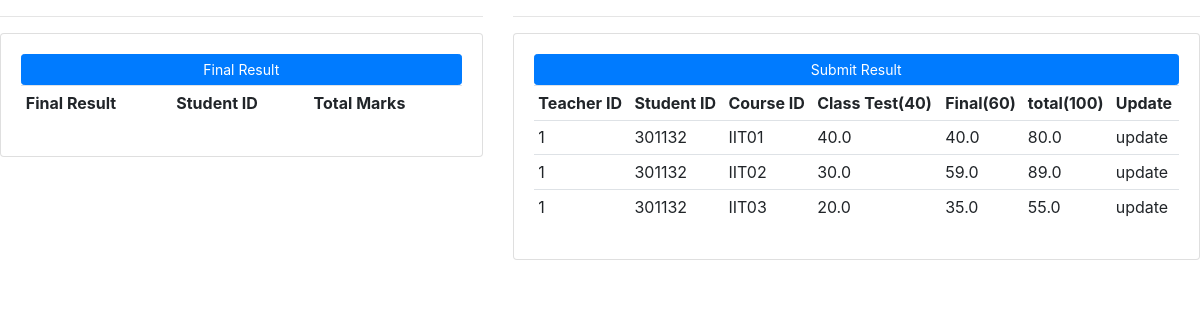
The app's page / (signed in) with its own data.
### result/models.py (models this page shows, shortened)
class ResultSubmission(models.Model):
    STUDENT_ID = (
        ('201132', '201132'),
        ('301132', '301132'),
        ('401132', '401132'),
        ('501132', '501132'),
        ('601132', '601132'),
    )
    COURSE_ID = (
        ('IIT01', 'IIT01'),
        ('IIT02', 'IIT02'),
        ('IIT03', 'IIT03'),
    )
    student_id = models.CharField(max_length=200, null=True, choices=STUDENT_ID)
    course_id = models.CharField(max_length=200, null=True, choices=COURSE_ID)
    class_test_mark = models.FloatField(null=True)
    final_mark = models.FloatField(null=True)
    date_created = models.DateTimeField(auto_now_add=True, null=True)

### result/views.py (the view)
# urls.py: path('', views.home)
def home(request):
    results = ResultSubmission.objects.all().annotate(total_mark=F('class_test_mark') + F('final_mark'))
    current_user = request.user
    teacher_id = current_user.id
    context = {'results': results, 'teacher_id': teacher_id}
    return render(request, 'result/home.html', context)

### result/templates/result/home.html (shortened to what this page needs)
<!DOCTYPE html>
<html>
<head>
	<link rel="stylesheet" href="https://stackpath.bootstrapcdn.com/bootstrap/4.3.1/css/bootstrap.min.css">
<body>
<div class="row">
	<div class="col-md-5">
		<hr>
		<div class="card card-body">
			<a class="btn btn-primary  btn-sm btn-block" href="">Final Result</a>
			<table class="table table-sm">
				<tr>
					<th>Final Result</th>
					<th>Student ID</th>
					<th>Total Marks</th>
				</tr>
			</table>
		</div>
	</div>
	<div class="col-md-7">
		<hr>
		<div class="card card-body">
			<a class="btn btn-primary  btn-sm btn-block" href="">Submit Result</a>
			<table class="table table-sm">
				<tr>
                    <th>Teacher ID</th>
					<th>Student ID</th>
					<th>Course ID</th>
					<th>Class Test(40)</th>
					<th>Final(60)</th>
					<th>total(100)</th>
					<th>Update</th>
				</tr>
				{% for i in results %}
				<tr>
					<td>{{ teacher_id }}</td>
					<td>{{ i.student_id }}</td>
					<td>{{ i.course_id }}</td>
					<td>{{ i.class_test_mark }}</td>
					<td>{{ i.final_mark }}</td>
					<td>{{ i.total_mark }}</td>
					<td>update</td>
				</tr>
				{% endfor %}
			</table>
		</div>
	</div>
</div>
</body>
</html>

### records on screen
ResultSubmission: id "1", student_id "301132", course_id "IIT01", class_test_mark "40.0", final_mark "40.0", total_mark "80.0"
ResultSubmission: teacher_id "1", student_id "301132", course_id "IIT02", class_test_mark "30.0", final_mark "59.0", total_mark "89.0"
ResultSubmission: teacher_id "1", student_id "301132", course_id "IIT03", class_test_mark "20.0", final_mark "35.0", total_mark "55.0"
